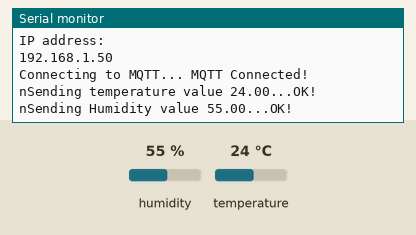
A sketch run on a simulated ESP8266 (NodeMCU). On the bench: the last lines printed to the serial monitor. The test bench sets the inputs (shaded band); at power-on: humidity 55 %, temperature 24 °C. WiFi joins after 1.5 s; servers stay silent unless stated; no MQTT or app messages arrive unless stated.

Above: at 2.7 s.
2.8 s: humidity set to 22 %
At 12.3 s:
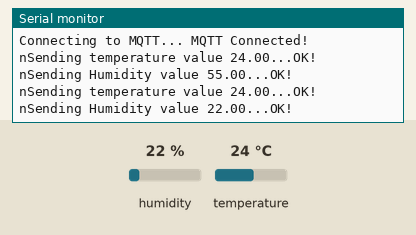
12.8 s: temperature set to 12 °C
At 22.0 s:
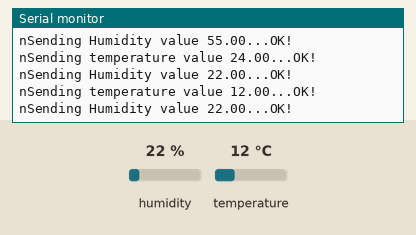
22.8 s: humidity set to 40 %
At 32.8 s:
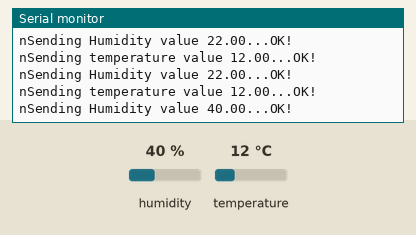
Timing chart, 0 to 34.3 s (numbered marks = the images above; inputs shaded):
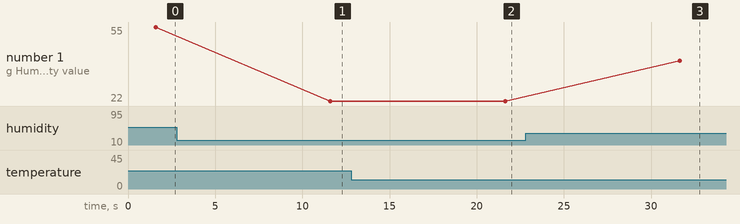

Measured:
- after the input at 2.8 s, the serial monitor: prints a new line after 8.8 s (image 1)
- after the input at 12.8 s, the serial monitor: prints a new line after 8.8 s (image 2)
- after the input at 22.8 s, the serial monitor: prints a new line after 8.9 s (image 3)
- plotted number 1: 55 → 22 after the input at 2.8 s, 22 → 40 after the input at 22.8 s

The sketch:

esp8266_mqtt_adafruit.ino
```cpp
/* EnerGient Solutions */
// code for simply interfacing dht11 with esp8266 and showing data over internet using MQTT protocol and Adafruit IO website

//Include library for ESP8266 configuration

#include <ESP8266WiFi.h>
#include "Adafruit_MQTT.h"                      //Include library for MQTT
#include "Adafruit_MQTT_Client.h"
#include "DHT.h"                                //Include library for Temperature and humidity sensor configuration

// DHT11 or DHT22 pin and Type declaration

#define DHTPIN 12                                //DHT11 ouptput connected to ESP-01
#define DHTTYPE DHT11                           //DHT TYPE-DHT 11 or 22

DHT dht(DHTPIN, DHTTYPE, 15);                   //Create the instance for DHT sensor

// WiFi parameters

#define WLAN_SSID       "ssid"                 //SSID of Home's WiFi network
#define WLAN_PASS       "psw"             //Password of Home's WiFi network

// Adafruit IO Broker Initialization

#define AIO_SERVER      "io.adafruit.com"      //Broker domain Name
#define AIO_SERVERPORT  1883                   //The port at which broker is listening
#define AIO_USERNAME    "adafruit username"              //The username which we have initializaed during account creation at io.adafruit.com
#define AIO_KEY         "adafruit aio_key"  //The private ley which will be alloted after creating account

//Create an ESP8266 WiFiClient class to connect to the MQTT server.

WiFiClient espclient;

// Setup the MQTT client class by passing in the WiFi client and MQTT server and login details.

Adafruit_MQTT_Client mqtt(&espclient, AIO_SERVER, AIO_SERVERPORT, AIO_USERNAME, AIO_KEY);

//Create the topic to be registered on MQTT broker

//Notice MQTT paths for AIO follow the form: /feeds/

Adafruit_MQTT_Publish temp = Adafruit_MQTT_Publish(&mqtt, AIO_USERNAME "/feeds/temp");
Adafruit_MQTT_Publish humidity = Adafruit_MQTT_Publish(&mqtt, AIO_USERNAME "/feeds/humidity");

//Function declaration

void MQTT_connect();

void setup() {

  Serial.begin(115200);                   //Start the serial communication for debugging
  delay(10);
  dht.begin();                           //DHT sensor initialization

  //Connect to WiFi access point.

  Serial.println(); Serial.println();
  Serial.print("Connecting to ");
  Serial.println(WLAN_SSID);
  WiFi.begin(WLAN_SSID, WLAN_PASS);

  // Wait until the connection has been confirmed before continuing

  while (WiFi.status() != WL_CONNECTED) {
    delay(500);
      Serial.print(".");
    }

  Serial.println();
  Serial.println("WiFi connected");
    Serial.println("IP address: ");
  Serial.println(WiFi.localIP());

}

void loop() {

  MQTT_connect();
 // float temperature_data = 32.0; //dht.readTemperature();     //Read the current temperature
  float temperature_data = dht.readTemperature();
 // float humidity_data = 51.0; //dht.readHumidity();           //Read the current humidity
  float humidity_data = dht.readHumidity();

  // Now we can publish stuff!

  Serial.print(F("nSending temperature value "));
  Serial.print(temperature_data);
  Serial.print("...");

  //Publish the temperature to the Adafruit broker

  if (! temp.publish(temperature_data))
  {
    Serial.println(F("Failed"));
    } else
    {
      Serial.println(F("OK!"));
      }


    Serial.print(F("nSending Humidity value "));
    Serial.print(humidity_data);
    Serial.print("...");

    //Publish the humidity to the Adafruit broker

    if (! humidity.publish(humidity_data))
    {
      Serial.println(F("Failed"));
      } else
    {
      Serial.println(F("OK!"));
      }
      delay(10000);
}

/*

Function Name- MQTT_connect()

Function to connect and reconnect as necessary to the MQTT server.

It should be called in the loop function and it will take care if connecting.

*/

 void MQTT_connect() {
  int8_t ret;

  //Stop if already connected.
  if (mqtt.connected()) {
    return;
  }
  Serial.print("Connecting to MQTT... ");
  uint8_t retries = 3;
    while ((ret = mqtt.connect()) != 0) {     // connect will return 0 for connected
       Serial.println(mqtt.connectErrorString(ret));
       Serial.println("Retrying MQTT connection in 5 seconds...");
       mqtt.disconnect();
       delay(5000);               // wait 5 seconds
       retries--;
       if (retries == 0) {
         // basically die and wait for WDT to reset me
         while (1);
       }
  }

  Serial.println("MQTT Connected!");
}
```
